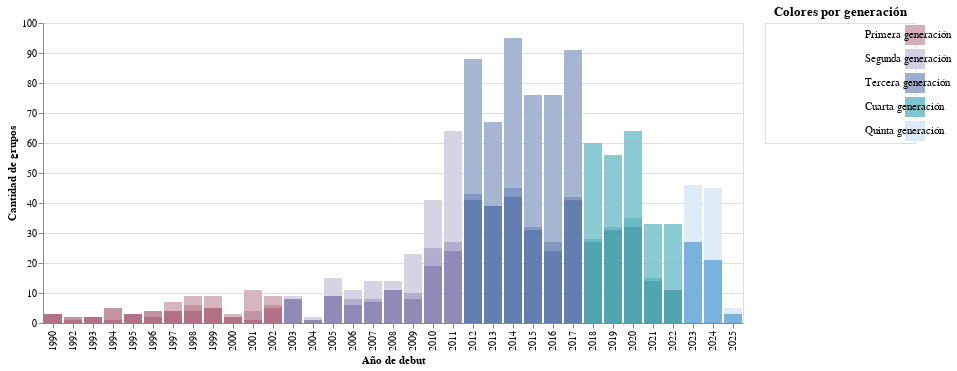

Notebook cell for this chart:
### Code cell
import pandas as pd
import altair as alt
import colorsys

# Cargar datos
GEN = pd.read_csv("/content/Grupos_KPOP_actualizada.csv", delimiter=";")
# GEN = pd.read_csv("/content/Grupos_KPOP.csv", delimiter=";")
GEN = GEN[(GEN["AÑO_DEBUT"] >= 1990) & (GEN["AÑO_DEBUT"] <= 2025)]

# Agrupar datos
GEN_grouped = GEN.groupby(["AÑO_DEBUT", "GENERO"]).size().reset_index(name="Cantidad")

# Asignar generación y etiquetas
def asignar_generacion(año):
    if 1990 <= año <= 2002:
        return 1, 'Primera generación'
    elif 2003 <= año <= 2011:
        return 2, 'Segunda generación'
    elif 2012 <= año <= 2017:
        return 3, 'Tercera generación'
    elif 2018 <= año <= 2022:
        return 4, 'Cuarta generación'
    elif 2023 <= año <= 2025:
        return 5, 'Quinta generación'
    return None, None

GEN_grouped[['Generacion', 'Etiqueta']] = GEN_grouped['AÑO_DEBUT'].apply(lambda año: pd.Series(asignar_generacion(año)))

# Ajustar luminosidad
def ajustar_luminosidad(hex_color, factor):
    hex_color = hex_color.lstrip('#')
    r, g, b = tuple(int(hex_color[i:i+2], 16) for i in (0, 2, 4))
    h, l, s = colorsys.rgb_to_hls(r/255, g/255, b/255)
    l = max(0, min(1, l * factor))
    r_new, g_new, b_new = colorsys.hls_to_rgb(h, l, s)
    return '#{:02x}{:02x}{:02x}'.format(int(r_new*255), int(g_new*255), int(b_new*255))

# Colores base por generación
colores_generacion = {
    1: '#D4AFB9',
    2: '#D1CFE2',
    3: '#9CADCE',
    4: '#7EC5CF',
    5: '#DAEAF6'
}

# Factores de luminosidad por género
factores_genero = {
    'Hombres': 0.7,
    'Mixto': 0.85,
    'Mujeres': 1
}

# Asignar color final con ajuste de luminosidad
GEN_grouped['Color'] = GEN_grouped.apply(
    lambda row: ajustar_luminosidad(
        colores_generacion[row['Generacion']],
        factores_genero.get(row['GENERO'], 1.0)
    ),
    axis=1
)

# Interactividad
brush = alt.selection_interval(encodings=["x"])
highlight = alt.selection_single(on="mouseover", fields=["AÑO_DEBUT"], empty="none")

opacity_brush = alt.condition(brush, alt.value(0.9), alt.value(0.1))
opacity_highlight = alt.condition(highlight, alt.value(1), alt.value(0.3))

# Gráfico final con color personalizado
overview = alt.Chart(GEN_grouped).mark_bar().encode(
    alt.X("AÑO_DEBUT:O", axis=alt.Axis(title="Año de debut")),
    alt.Y("Cantidad:Q", title="Cantidad de grupos"),
    alt.Color("Color:N", scale=None, legend=None),  # <- usar color calculado
    alt.Order("GENERO:N", sort="ascending"),
    opacity=opacity_brush,
    tooltip=["AÑO_DEBUT", "Cantidad", "GENERO", "Etiqueta"],
).add_selection(brush).add_selection(highlight)

# Para agregar la font, debe estar importada en el html o no pasará nada, luego guardar este graf como html y después de traspasarlo se debería ver
# Use 'overview' instead of 'graf' as 'graf' is not defined at this point
overview.configure_axis(
    labelFont='Gowun Dodum',
    titleFont='Gowun Dodum'
).configure_title(
    font='Gowun Dodum'
).configure_legend(
    labelFont='Gowun Dodum',
    titleFont='Gowun Dodum'
)

# Datos de leyenda
leyenda_data = pd.DataFrame({
    'Generacion': [1, 2, 3, 4, 5],
    'Etiqueta': ['Primera generación', 'Segunda generación', 'Tercera generación', 'Cuarta generación', 'Quinta generación'],
    'Color': ['#D4AFB9', '#D1CFE2', '#9CADCE', '#7EC5CF', '#DAEAF6']
})

# Gráfico de leyenda
leyenda = alt.Chart(leyenda_data).mark_rect(width=20, height=20).encode(
    y=alt.Y('Etiqueta:N', sort=leyenda_data['Etiqueta'].tolist(), title=None, axis=None),
    color=alt.Color('Color:N', scale=None),
).properties(
    width=150,
    height=120,
    title='Colores por generación',
)

# Añadir texto al lado
etiquetas = alt.Chart(leyenda_data).mark_text(align='left', dx=25).encode(
    y=alt.Y('Etiqueta:N', sort=leyenda_data['Etiqueta'].tolist()),
    text='Etiqueta:N'
)

# Combinar leyenda color + texto
leyenda_final = leyenda + etiquetas

# Use 'overview' in the combined chart as 'graf' was not explicitly used for the main chart
chart_final = overview | leyenda_final
chart_final

### Figure 1 — Vega-Lite specification as saved in the notebook (floating-point values rounded to 4 significant figures)
{"config": {"view": {"continuousWidth": 300, "continuousHeight": 300}}, "hconcat": [{"data": {"name": "data-a786da24a5801dbed0bacbe78b3cacba"}, "mark": {"type": "bar"}, "encoding": {"color": {"field": "Color", "legend": null, "scale": null, "type": "nominal"}, "opacity": {"condition": {"param": "param_7", "value": 0.9}, "value": 0.1}, "order": {"field": "GENERO", "sort": "ascending", "type": "nominal"}, "tooltip": [{"field": "AÑO_DEBUT", "type": "quantitative"}, {"field": "Cantidad", "type": "quantitative"}, {"field": "GENERO", "type": "nominal"}, {"field": "Etiqueta", "type": "nominal"}], "x": {"axis": {"title": "Año de debut"}, "field": "AÑO_DEBUT", "type": "ordinal"}, "y": {"field": "Cantidad", "title": "Cantidad de grupos", "type": "quantitative"}}, "name": "view_1"}, {"layer": [{"mark": {"type": "rect", "height": 20, "width": 20}, "encoding": {"color": {"field": "Color", "scale": null, "type": "nominal"}, "y": {"axis": null, "field": "Etiqueta", "sort": ["Primera generación", "Segunda generación", "Tercera generación", "Cuarta generación", "Quinta generación"], "title": null, "type": "nominal"}}, "title": "Colores por generación"}, {"mark": {"type": "text", "align": "left", "dx": 25}, "encoding": {"text": {"field": "Etiqueta", "type": "nominal"}, "y": {"field": "Etiqueta", "sort": ["Primera generación", "Segunda generación", "Tercera generación", "Cuarta generación", "Quinta generación"], "type": "nominal"}}}], "data": {"name": "data-6fc93e1a45e3d0ea6d11817c9ae1dcfd"}, "height": 120, "width": 150}], "params": [{"name": "param_7", "select": {"type": "interval", "encodings": ["x"]}, "views": ["view_1"]}, {"name": "param_8", "select": {"type": "point", "fields": ["AÑO_DEBUT"], "on": "mouseover"}, "views": ["view_1"]}], "$schema": "https://vega.github.io/schema/vega-lite/v5.20.1.json", "datasets": {"data-a786da24a5801dbed0bacbe78b3cacba": [{"AÑO_DEBUT": 1990, "GENERO": "Hombres", "Cantidad": 3, "Generacion": 1, "Etiqueta": "Primera generación", "Color": "#ab6376"}, {"AÑO_DEBUT": 1992, "GENERO": "Hombres", "Cantidad": 1, "Generacion": 1, "Etiqueta": "Primera generación", "Color": "#ab6376"}, {"AÑO_DEBUT": 1992, "GENERO": "Mixto", "Cantidad": 1, "Generacion": 1, "Etiqueta": "Primera generación", "Color": "#bf8997"}, {"AÑO_DEBUT": 1993, "GENERO": "Hombres", "Cantidad": 2, "Generacion": 1, "Etiqueta": "Primera generación", "Color": "#ab6376"}, {"AÑO_DEBUT": 1994, "GENERO": "Hombres", "Cantidad": 1, "Generacion": 1, "Etiqueta": "Primera generación", "Color": "#ab6376"}, {"AÑO_DEBUT": 1994, "GENERO": "Mixto", "Cantidad": 4, "Generacion": 1, "Etiqueta": "Primera generación", "Color": "#bf8997"}, {"AÑO_DEBUT": 1995, "GENERO": "Hombres", "Cantidad": 3, "Generacion": 1, "Etiqueta": "Primera generación", "Color": "#ab6376"}, {"AÑO_DEBUT": 1996, "GENERO": "Hombres", "Cantidad": 2, "Generacion": 1, "Etiqueta": "Primera generación", "Color": "#ab6376"}, {"AÑO_DEBUT": 1996, "GENERO": "Mixto", "Cantidad": 2, "Generacion": 1, "Etiqueta": "Primera generación", "Color": "#bf8997"}, {"AÑO_DEBUT": 1997, "GENERO": "Hombres", "Cantidad": 4, "Generacion": 1, "Etiqueta": "Primera generación", "Color": "#ab6376"}, {"AÑO_DEBUT": 1997, "GENERO": "Mujeres", "Cantidad": 3, "Generacion": 1, "Etiqueta": "Primera generación", "Color": "#d4aeb8"}, {"AÑO_DEBUT": 1998, "GENERO": "Hombres", "Cantidad": 4, "Generacion": 1, "Etiqueta": "Primera generación", "Color": "#ab6376"}, {"AÑO_DEBUT": 1998, "GENERO": "Mixto", "Cantidad": 2, "Generacion": 1, "Etiqueta": "Primera generación", "Color": "#bf8997"}, {"AÑO_DEBUT": 1998, "GENERO": "Mujeres", "Cantidad": 3, "Generacion": 1, "Etiqueta": "Primera generación", "Color": "#d4aeb8"}, {"AÑO_DEBUT": 1999, "GENERO": "Hombres", "Cantidad": 5, "Generacion": 1, "Etiqueta": "Primera generación", "Color": "#ab6376"}, {"AÑO_DEBUT": 1999, "GENERO": "Mujeres", "Cantidad": 4, "Generacion": 1, "Etiqueta": "Primera generación", "Color": "#d4aeb8"}, {"AÑO_DEBUT": 2000, "GENERO": "Hombres", "Cantidad": 2, "Generacion": 1, "Etiqueta": "Primera generación", "Color": "#ab6376"}, {"AÑO_DEBUT": 2000, "GENERO": "Mujeres", "Cantidad": 1, "Generacion": 1, "Etiqueta": "Primera generación", "Color": "#d4aeb8"}, {"AÑO_DEBUT": 2001, "GENERO": "Hombres", "Cantidad": 1, "Generacion": 1, "Etiqueta": "Primera generación", "Color": "#ab6376"}, {"AÑO_DEBUT": 2001, "GENERO": "Mixto", "Cantidad": 3, "Generacion": 1, "Etiqueta": "Primera generación", "Color": "#bf8997"}, {"AÑO_DEBUT": 2001, "GENERO": "Mujeres", "Cantidad": 7, "Generacion": 1, "Etiqueta": "Primera generación", "Color": "#d4aeb8"}, {"AÑO_DEBUT": 2002, "GENERO": "Hombres", "Cantidad": 5, "Generacion": 1, "Etiqueta": "Primera generación", "Color": "#ab6376"}, {"AÑO_DEBUT": 2002, "GENERO": "Mixto", "Cantidad": 1, "Generacion": 1, "Etiqueta": "Primera generación", "Color": "#bf8997"}, {"AÑO_DEBUT": 2002, "GENERO": "Mujeres", "Cantidad": 3, "Generacion": 1, "Etiqueta": "Primera generación", "Color": "#d4aeb8"}, {"AÑO_DEBUT": 2003, "GENERO": "Hombres", "Cantidad": 8, "Generacion": 2, "Etiqueta": "Segunda generación", "Color": "#837eb1"}, {"AÑO_DEBUT": 2003, "GENERO": "Mujeres", "Cantidad": 1, "Generacion": 2, "Etiqueta": "Segunda generación", "Color": "#d1cfe2"}, {"AÑO_DEBUT": 2004, "GENERO": "Hombres", "Cantidad": 1, "Generacion": 2, "Etiqueta": "Segunda generación", "Color": "#837eb1"}, {"AÑO_DEBUT": 2004, "GENERO": "Mujeres", "Cantidad": 1, "Generacion": 2, "Etiqueta": "Segunda generación", "Color": "#d1cfe2"}, {"AÑO_DEBUT": 2005, "GENERO": "Hombres", "Cantidad": 9, "Generacion": 2, "Etiqueta": "Segunda generación", "Color": "#837eb1"}, {"AÑO_DEBUT": 2005, "GENERO": "Mujeres", "Cantidad": 6, "Generacion": 2, "Etiqueta": "Segunda generación", "Color": "#d1cfe2"}, {"AÑO_DEBUT": 2006, "GENERO": "Hombres", "Cantidad": 6, "Generacion": 2, "Etiqueta": "Segunda generación", "Color": "#837eb1"}, {"AÑO_DEBUT": 2006, "GENERO": "Mixto", "Cantidad": 2, "Generacion": 2, "Etiqueta": "Segunda generación", "Color": "#aaa6c9"}, {"AÑO_DEBUT": 2006, "GENERO": "Mujeres", "Cantidad": 3, "Generacion": 2, "Etiqueta": "Segunda generación", "Color": "#d1cfe2"}, {"AÑO_DEBUT": 2007, "GENERO": "Hombres", "Cantidad": 7, "Generacion": 2, "Etiqueta": "Segunda generación", "Color": "#837eb1"}, {"AÑO_DEBUT": 2007, "GENERO": "Mixto", "Cantidad": 1, "Generacion": 2, "Etiqueta": "Segunda generación", "Color": "#aaa6c9"}, {"AÑO_DEBUT": 2007, "GENERO": "Mujeres", "Cantidad": 6, "Generacion": 2, "Etiqueta": "Segunda generación", "Color": "#d1cfe2"}, {"AÑO_DEBUT": 2008, "GENERO": "Hombres", "Cantidad": 11, "Generacion": 2, "Etiqueta": "Segunda generación", "Color": "#837eb1"}, {"AÑO_DEBUT": 2008, "GENERO": "Mujeres", "Cantidad": 3, "Generacion": 2, "Etiqueta": "Segunda generación", "Color": "#d1cfe2"}, {"AÑO_DEBUT": 2009, "GENERO": "Hombres", "Cantidad": 8, "Generacion": 2, "Etiqueta": "Segunda generación", "Color": "#837eb1"}, {"AÑO_DEBUT": 2009, "GENERO": "Mixto", "Cantidad": 2, "Generacion": 2, "Etiqueta": "Segunda generación", "Color": "#aaa6c9"}, {"AÑO_DEBUT": 2009, "GENERO": "Mujeres", "Cantidad": 13, "Generacion": 2, "Etiqueta": "Segunda generación", "Color": "#d1cfe2"}, {"AÑO_DEBUT": 2010, "GENERO": "Hombres", "Cantidad": 19, "Generacion": 2, "Etiqueta": "Segunda generación", "Color": "#837eb1"}, {"AÑO_DEBUT": 2010, "GENERO": "Mixto", "Cantidad": 6, "Generacion": 2, "Etiqueta": "Segunda generación", "Color": "#aaa6c9"}, {"AÑO_DEBUT": 2010, "GENERO": "Mujeres", "Cantidad": 16, "Generacion": 2, "Etiqueta": "Segunda generación", "Color": "#d1cfe2"}, {"AÑO_DEBUT": 2011, "GENERO": "Hombres", "Cantidad": 24, "Generacion": 2, "Etiqueta": "Segunda generación", "Color": "#837eb1"}, {"AÑO_DEBUT": 2011, "GENERO": "Mixto", "Cantidad": 3, "Generacion": 2, "Etiqueta": "Segunda generación", "Color": "#aaa6c9"}, {"AÑO_DEBUT": 2011, "GENERO": "Mujeres", "Cantidad": 37, "Generacion": 2, "Etiqueta": "Segunda generación", "Color": "#d1cfe2"}, {"AÑO_DEBUT": 2012, "GENERO": "Hombres", "Cantidad": 41, "Generacion": 3, "Etiqueta": "Tercera generación", "Color": "#5371a9"}, {"AÑO_DEBUT": 2012, "GENERO": "Mixto", "Cantidad": 2, "Generacion": 3, "Etiqueta": "Tercera generación", "Color": "#778ebc"}, {"AÑO_DEBUT": 2012, "GENERO": "Mujeres", "Cantidad": 45, "Generacion": 3, "Etiqueta": "Tercera generación", "Color": "#9cadce"}, {"AÑO_DEBUT": 2013, "GENERO": "Hombres", "Cantidad": 39, "Generacion": 3, "Etiqueta": "Tercera generación", "Color": "#5371a9"}, {"AÑO_DEBUT": 2013, "GENERO": "Mujeres", "Cantidad": 28, "Generacion": 3, "Etiqueta": "Tercera generación", "Color": "#9cadce"}, {"AÑO_DEBUT": 2014, "GENERO": "Hombres", "Cantidad": 42, "Generacion": 3, "Etiqueta": "Tercera generación", "Color": "#5371a9"}, {"AÑO_DEBUT": 2014, "GENERO": "Mixto", "Cantidad": 3, "Generacion": 3, "Etiqueta": "Tercera generación", "Color": "#778ebc"}, {"AÑO_DEBUT": 2014, "GENERO": "Mujeres", "Cantidad": 50, "Generacion": 3, "Etiqueta": "Tercera generación", "Color": "#9cadce"}, {"AÑO_DEBUT": 2015, "GENERO": "Hombres", "Cantidad": 31, "Generacion": 3, "Etiqueta": "Tercera generación", "Color": "#5371a9"}, {"AÑO_DEBUT": 2015, "GENERO": "Mixto", "Cantidad": 1, "Generacion": 3, "Etiqueta": "Tercera generación", "Color": "#778ebc"}, {"AÑO_DEBUT": 2015, "GENERO": "Mujeres", "Cantidad": 44, "Generacion": 3, "Etiqueta": "Tercera generación", "Color": "#9cadce"}, {"AÑO_DEBUT": 2016, "GENERO": "Hombres", "Cantidad": 24, "Generacion": 3, "Etiqueta": "Tercera generación", "Color": "#5371a9"}, {"AÑO_DEBUT": 2016, "GENERO": "Mixto", "Cantidad": 3, "Generacion": 3, "Etiqueta": "Tercera generación", "Color": "#778ebc"}, {"AÑO_DEBUT": 2016, "GENERO": "Mujeres", "Cantidad": 49, "Generacion": 3, "Etiqueta": "Tercera generación", "Color": "#9cadce"}, {"AÑO_DEBUT": 2017, "GENERO": "Hombres", "Cantidad": 41, "Generacion": 3, "Etiqueta": "Tercera generación", "Color": "#5371a9"}, {"AÑO_DEBUT": 2017, "GENERO": "Mixto", "Cantidad": 1, "Generacion": 3, "Etiqueta": "Tercera generación", "Color": "#778ebc"}, {"AÑO_DEBUT": 2017, "GENERO": "Mujeres", "Cantidad": 49, "Generacion": 3, "Etiqueta": "Tercera generación", "Color": "#9cadce"}, {"AÑO_DEBUT": 2018, "GENERO": "Hombres", "Cantidad": 27, "Generacion": 4, "Etiqueta": "Cuarta generación", "Color": "#3f9ca9"}, {"AÑO_DEBUT": 2018, "GENERO": "Mixto", "Cantidad": 1, "Generacion": 4, "Etiqueta": "Cuarta generación", "Color": "#59b4c1"}, {"AÑO_DEBUT": 2018, "GENERO": "Mujeres", "Cantidad": 32, "Generacion": 4, "Etiqueta": "Cuarta generación", "Color": "#7ec5cf"}, {"AÑO_DEBUT": 2019, "GENERO": "Hombres", "Cantidad": 31, "Generacion": 4, "Etiqueta": "Cuarta generación", "Color": "#3f9ca9"}, {"AÑO_DEBUT": 2019, "GENERO": "Mixto", "Cantidad": 1, "Generacion": 4, "Etiqueta": "Cuarta generación", "Color": "#59b4c1"}, {"AÑO_DEBUT": 2019, "GENERO": "Mujeres", "Cantidad": 24, "Generacion": 4, "Etiqueta": "Cuarta generación", "Color": "#7ec5cf"}, {"AÑO_DEBUT": 2020, "GENERO": "Hombres", "Cantidad": 32, "Generacion": 4, "Etiqueta": "Cuarta generación", "Color": "#3f9ca9"}, {"AÑO_DEBUT": 2020, "GENERO": "Mixto", "Cantidad": 3, "Generacion": 4, "Etiqueta": "Cuarta generación", "Color": "#59b4c1"}, {"AÑO_DEBUT": 2020, "GENERO": "Mujeres", "Cantidad": 29, "Generacion": 4, "Etiqueta": "Cuarta generación", "Color": "#7ec5cf"}, {"AÑO_DEBUT": 2021, "GENERO": "Hombres", "Cantidad": 14, "Generacion": 4, "Etiqueta": "Cuarta generación", "Color": "#3f9ca9"}, {"AÑO_DEBUT": 2021, "GENERO": "Mixto", "Cantidad": 1, "Generacion": 4, "Etiqueta": "Cuarta generación", "Color": "#59b4c1"}, {"AÑO_DEBUT": 2021, "GENERO": "Mujeres", "Cantidad": 18, "Generacion": 4, "Etiqueta": "Cuarta generación", "Color": "#7ec5cf"}, {"AÑO_DEBUT": 2022, "GENERO": "Hombres", "Cantidad": 11, "Generacion": 4, "Etiqueta": "Cuarta generación", "Color": "#3f9ca9"}, {"AÑO_DEBUT": 2022, "GENERO": "Mujeres", "Cantidad": 22, "Generacion": 4, "Etiqueta": "Cuarta generación", "Color": "#7ec5cf"}, {"AÑO_DEBUT": 2023, "GENERO": "Hombres", "Cantidad": 27, "Generacion": 5, "Etiqueta": "Quinta generación", "Color": "#6aaada"}, {"AÑO_DEBUT": 2023, "GENERO": "Mujeres", "Cantidad": 19, "Generacion": 5, "Etiqueta": "Quinta generación", "Color": "#daeaf6"}, {"AÑO_DEBUT": 2024, "GENERO": "Hombres", "Cantidad": 21, "Generacion": 5, "Etiqueta": "Quinta generación", "Color": "#6aaada"}, {"AÑO_DEBUT": 2024, "GENERO": "Mujeres", "Cantidad": 24, "Generacion": 5, "Etiqueta": "Quinta generación", "Color": "#daeaf6"}, {"AÑO_DEBUT": 2025, "GENERO": "Hombres", "Cantidad": 3, "Generacion": 5, "Etiqueta": "Quinta generación", "Color": "#6aaada"}, {"AÑO_DEBUT": 2025, "GENERO": "Mujeres", "Cantidad": 2, "Generacion": 5, "Etiqueta": "Quinta generación", "Color": "#daeaf6"}], "data-6fc93e1a45e3d0ea6d11817c9ae1dcfd": [{"Generacion": 1, "Etiqueta": "Primera generación", "Color": "#D4AFB9"}, {"Generacion": 2, "Etiqueta": "Segunda generación", "Color": "#D1CFE2"}, {"Generacion": 3, "Etiqueta": "Tercera generación", "Color": "#9CADCE"}, {"Generacion": 4, "Etiqueta": "Cuarta generación", "Color": "#7EC5CF"}, {"Generacion": 5, "Etiqueta": "Quinta generación", "Color": "#DAEAF6"}]}}
